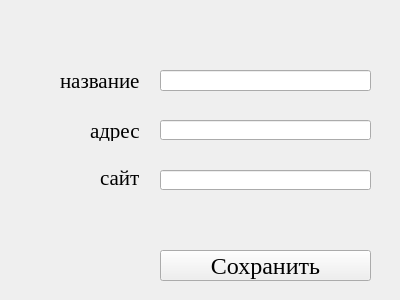
<?xml version="1.0" encoding="UTF-8"?>
<ui version="4.0">
 <class>Manufacturer</class>
 <widget class="QWidget" name="Manufacturer">
  <property name="geometry">
   <rect>
    <x>0</x>
    <y>0</y>
    <width>400</width>
    <height>300</height>
   </rect>
  </property>
  <property name="windowTitle">
   <string>Form</string>
  </property>
  <widget class="QPushButton" name="saveButton">
   <property name="geometry">
    <rect>
     <x>160</x>
     <y>250</y>
     <width>211</width>
     <height>31</height>
    </rect>
   </property>
   <property name="font">
    <font>
     <family>Times New Roman</family>
     <pointsize>18</pointsize>
     <weight>50</weight>
     <italic>false</italic>
     <bold>false</bold>
    </font>
   </property>
   <property name="text">
    <string>Сохранить</string>
   </property>
  </widget>
  <widget class="QLineEdit" name="nameLineEdit">
   <property name="geometry">
    <rect>
     <x>160</x>
     <y>70</y>
     <width>211</width>
     <height>21</height>
    </rect>
   </property>
  </widget>
  <widget class="QLineEdit" name="addressLineEdit">
   <property name="geometry">
    <rect>
     <x>160</x>
     <y>120</y>
     <width>211</width>
     <height>20</height>
    </rect>
   </property>
  </widget>
  <widget class="QLineEdit" name="websiteLineEdit">
   <property name="geometry">
    <rect>
     <x>160</x>
     <y>170</y>
     <width>211</width>
     <height>20</height>
    </rect>
   </property>
  </widget>
  <widget class="QLabel" name="nameLabel">
   <property name="geometry">
    <rect>
     <x>60</x>
     <y>70</y>
     <width>91</width>
     <height>21</height>
    </rect>
   </property>
   <property name="font">
    <font>
     <family>Times New Roman</family>
     <pointsize>16</pointsize>
     <weight>50</weight>
     <bold>false</bold>
    </font>
   </property>
   <property name="text">
    <string>название</string>
   </property>
  </widget>
  <widget class="QLabel" name="addressLabel">
   <property name="geometry">
    <rect>
     <x>90</x>
     <y>120</y>
     <width>61</width>
     <height>21</height>
    </rect>
   </property>
   <property name="font">
    <font>
     <family>Times New Roman</family>
     <pointsize>16</pointsize>
     <weight>50</weight>
     <bold>false</bold>
    </font>
   </property>
   <property name="text">
    <string>адрес</string>
   </property>
  </widget>
  <widget class="QLabel" name="websiteLabel">
   <property name="geometry">
    <rect>
     <x>100</x>
     <y>170</y>
     <width>51</width>
     <height>16</height>
    </rect>
   </property>
   <property name="font">
    <font>
     <family>Times New Roman</family>
     <pointsize>16</pointsize>
     <weight>50</weight>
     <bold>false</bold>
    </font>
   </property>
   <property name="text">
    <string>сайт</string>
   </property>
  </widget>
 </widget>
 <resources/>
 <connections/>
</ui>
